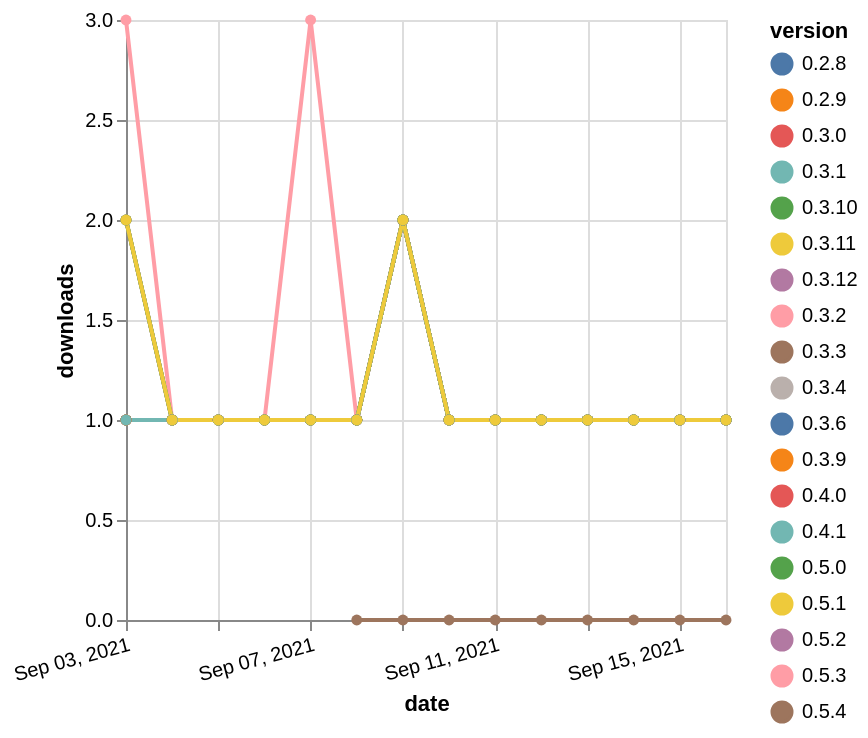

Vega-Lite specification stored for this chart:
### Vega-Lite specification from a JSON file in a GitHub repository (floating-point values rounded to 4 significant figures; data arrays with more than 128 entries replaced by an {"elided": "..."} marker saying what was removed)
{"$schema": "https://vega.github.io/schema/vega-lite/v5.json", "description": "A simple bar chart with embedded data.", "data": {"values": {"elided": "261 records"}}, "width": "container", "mark": {"type": "line", "point": {"filled": true}}, "encoding": {"x": {"field": "date", "type": "temporal", "timeUnit": "yearmonthdate", "title": "date", "axis": {"labelAngle": -15}}, "y": {"field": "delta", "type": "quantitative", "title": "downloads"}, "color": {"field": "version", "type": "nominal"}, "tooltip": {"field": "delta"}}}
